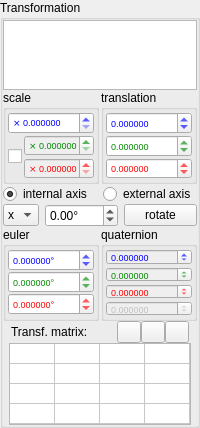
<?xml version="1.0" encoding="UTF-8"?>
<ui version="4.0">
 <class>propTransform</class>
 <widget class="QWidget" name="propTransform">
  <property name="geometry">
   <rect>
    <x>0</x>
    <y>0</y>
    <width>200</width>
    <height>428</height>
   </rect>
  </property>
  <property name="sizePolicy">
   <sizepolicy hsizetype="Preferred" vsizetype="Preferred">
    <horstretch>0</horstretch>
    <verstretch>0</verstretch>
   </sizepolicy>
  </property>
  <property name="minimumSize">
   <size>
    <width>200</width>
    <height>130</height>
   </size>
  </property>
  <property name="maximumSize">
   <size>
    <width>200</width>
    <height>16777215</height>
   </size>
  </property>
  <property name="windowTitle">
   <string>Form</string>
  </property>
  <layout class="QVBoxLayout" name="verticalLayout" stretch="0">
   <property name="spacing">
    <number>0</number>
   </property>
   <property name="leftMargin">
    <number>0</number>
   </property>
   <property name="topMargin">
    <number>0</number>
   </property>
   <property name="rightMargin">
    <number>0</number>
   </property>
   <property name="bottomMargin">
    <number>0</number>
   </property>
   <item>
    <widget class="QGroupBox" name="groupBox_5">
     <property name="minimumSize">
      <size>
       <width>200</width>
       <height>0</height>
      </size>
     </property>
     <property name="maximumSize">
      <size>
       <width>200</width>
       <height>16777215</height>
      </size>
     </property>
     <property name="title">
      <string>Transformation</string>
     </property>
     <layout class="QVBoxLayout" name="verticalLayout_11">
      <property name="spacing">
       <number>0</number>
      </property>
      <property name="leftMargin">
       <number>0</number>
      </property>
      <property name="topMargin">
       <number>0</number>
      </property>
      <property name="rightMargin">
       <number>0</number>
      </property>
      <property name="bottomMargin">
       <number>0</number>
      </property>
      <item>
       <widget class="QTreeView" name="treeView">
        <property name="enabled">
         <bool>true</bool>
        </property>
        <property name="sizePolicy">
         <sizepolicy hsizetype="Preferred" vsizetype="Preferred">
          <horstretch>0</horstretch>
          <verstretch>0</verstretch>
         </sizepolicy>
        </property>
        <property name="maximumSize">
         <size>
          <width>16777215</width>
          <height>16777215</height>
         </size>
        </property>
        <property name="font">
         <font>
          <pointsize>7</pointsize>
         </font>
        </property>
        <property name="frameShape">
         <enum>QFrame::StyledPanel</enum>
        </property>
        <property name="sizeAdjustPolicy">
         <enum>QAbstractScrollArea::AdjustToContents</enum>
        </property>
       </widget>
      </item>
      <item>
       <widget class="QWidget" name="widget_6" native="true">
        <property name="minimumSize">
         <size>
          <width>0</width>
          <height>0</height>
         </size>
        </property>
        <property name="maximumSize">
         <size>
          <width>16777215</width>
          <height>16777215</height>
         </size>
        </property>
        <layout class="QHBoxLayout" name="horizontalLayout_4">
         <property name="spacing">
          <number>2</number>
         </property>
         <property name="leftMargin">
          <number>0</number>
         </property>
         <property name="topMargin">
          <number>0</number>
         </property>
         <property name="rightMargin">
          <number>0</number>
         </property>
         <property name="bottomMargin">
          <number>0</number>
         </property>
         <item>
          <widget class="QGroupBox" name="groupBox">
           <property name="title">
            <string>scale</string>
           </property>
           <property name="checkable">
            <bool>false</bool>
           </property>
           <layout class="QVBoxLayout" name="verticalLayout_5">
            <property name="spacing">
             <number>1</number>
            </property>
            <property name="leftMargin">
             <number>2</number>
            </property>
            <property name="topMargin">
             <number>2</number>
            </property>
            <property name="rightMargin">
             <number>2</number>
            </property>
            <property name="bottomMargin">
             <number>2</number>
            </property>
            <item>
             <widget class="QDoubleSpinBox" name="scaleX">
              <property name="sizePolicy">
               <sizepolicy hsizetype="Preferred" vsizetype="Fixed">
                <horstretch>0</horstretch>
                <verstretch>0</verstretch>
               </sizepolicy>
              </property>
              <property name="font">
               <font>
                <pointsize>7</pointsize>
               </font>
              </property>
              <property name="styleSheet">
               <string notr="true">color:#00f;</string>
              </property>
              <property name="prefix">
               <string>⨯ </string>
              </property>
              <property name="decimals">
               <number>6</number>
              </property>
              <property name="minimum">
               <double>0.000000000000000</double>
              </property>
              <property name="maximum">
               <double>1000000000000000078291540404596243842305360299886116864.000000000000000</double>
              </property>
              <property name="singleStep">
               <double>0.100000000000000</double>
              </property>
             </widget>
            </item>
            <item>
             <widget class="QWidget" name="widget_8" native="true">
              <layout class="QHBoxLayout" name="horizontalLayout_6">
               <property name="spacing">
                <number>0</number>
               </property>
               <property name="leftMargin">
                <number>0</number>
               </property>
               <property name="topMargin">
                <number>0</number>
               </property>
               <property name="rightMargin">
                <number>0</number>
               </property>
               <property name="bottomMargin">
                <number>0</number>
               </property>
               <item>
                <widget class="QCheckBox" name="scaleCheck">
                 <property name="text">
                  <string/>
                 </property>
                </widget>
               </item>
               <item>
                <widget class="QWidget" name="widget_9" native="true">
                 <layout class="QVBoxLayout" name="verticalLayout_9">
                  <property name="spacing">
                   <number>2</number>
                  </property>
                  <property name="leftMargin">
                   <number>2</number>
                  </property>
                  <property name="topMargin">
                   <number>0</number>
                  </property>
                  <property name="rightMargin">
                   <number>0</number>
                  </property>
                  <property name="bottomMargin">
                   <number>0</number>
                  </property>
                  <item>
                   <widget class="QDoubleSpinBox" name="scaleY">
                    <property name="enabled">
                     <bool>false</bool>
                    </property>
                    <property name="sizePolicy">
                     <sizepolicy hsizetype="Preferred" vsizetype="Fixed">
                      <horstretch>0</horstretch>
                      <verstretch>0</verstretch>
                     </sizepolicy>
                    </property>
                    <property name="font">
                     <font>
                      <pointsize>7</pointsize>
                     </font>
                    </property>
                    <property name="styleSheet">
                     <string notr="true">color:#080;</string>
                    </property>
                    <property name="prefix">
                     <string>⨯ </string>
                    </property>
                    <property name="decimals">
                     <number>6</number>
                    </property>
                    <property name="minimum">
                     <double>0.000000000000000</double>
                    </property>
                    <property name="maximum">
                     <double>1000000000000000078291540404596243842305360299886116864.000000000000000</double>
                    </property>
                    <property name="singleStep">
                     <double>0.100000000000000</double>
                    </property>
                   </widget>
                  </item>
                  <item>
                   <widget class="QDoubleSpinBox" name="scaleZ">
                    <property name="enabled">
                     <bool>false</bool>
                    </property>
                    <property name="sizePolicy">
                     <sizepolicy hsizetype="Preferred" vsizetype="Fixed">
                      <horstretch>0</horstretch>
                      <verstretch>0</verstretch>
                     </sizepolicy>
                    </property>
                    <property name="font">
                     <font>
                      <pointsize>7</pointsize>
                     </font>
                    </property>
                    <property name="styleSheet">
                     <string notr="true">color:#f00;</string>
                    </property>
                    <property name="prefix">
                     <string>⨯ </string>
                    </property>
                    <property name="decimals">
                     <number>6</number>
                    </property>
                    <property name="minimum">
                     <double>0.000000000000000</double>
                    </property>
                    <property name="maximum">
                     <double>1000000000000000078291540404596243842305360299886116864.000000000000000</double>
                    </property>
                    <property name="singleStep">
                     <double>0.100000000000000</double>
                    </property>
                   </widget>
                  </item>
                 </layout>
                </widget>
               </item>
              </layout>
             </widget>
            </item>
           </layout>
          </widget>
         </item>
         <item>
          <widget class="QGroupBox" name="groupBox_2">
           <property name="title">
            <string>translation</string>
           </property>
           <layout class="QVBoxLayout" name="verticalLayout_6">
            <property name="spacing">
             <number>1</number>
            </property>
            <property name="leftMargin">
             <number>2</number>
            </property>
            <property name="topMargin">
             <number>2</number>
            </property>
            <property name="rightMargin">
             <number>2</number>
            </property>
            <property name="bottomMargin">
             <number>2</number>
            </property>
            <item>
             <widget class="QDoubleSpinBox" name="transX">
              <property name="sizePolicy">
               <sizepolicy hsizetype="Preferred" vsizetype="Fixed">
                <horstretch>0</horstretch>
                <verstretch>0</verstretch>
               </sizepolicy>
              </property>
              <property name="font">
               <font>
                <pointsize>7</pointsize>
               </font>
              </property>
              <property name="styleSheet">
               <string notr="true">color:#00f;</string>
              </property>
              <property name="decimals">
               <number>6</number>
              </property>
              <property name="minimum">
               <double>-1000000000000000048346692115553659057528394845890514255872.000000000000000</double>
              </property>
              <property name="maximum">
               <double>1000000000000000078291540404596243842305360299886116864.000000000000000</double>
              </property>
             </widget>
            </item>
            <item>
             <widget class="QDoubleSpinBox" name="transY">
              <property name="sizePolicy">
               <sizepolicy hsizetype="Preferred" vsizetype="Fixed">
                <horstretch>0</horstretch>
                <verstretch>0</verstretch>
               </sizepolicy>
              </property>
              <property name="font">
               <font>
                <pointsize>7</pointsize>
               </font>
              </property>
              <property name="styleSheet">
               <string notr="true">color:#080;</string>
              </property>
              <property name="decimals">
               <number>6</number>
              </property>
              <property name="minimum">
               <double>-1000000000000000048346692115553659057528394845890514255872.000000000000000</double>
              </property>
              <property name="maximum">
               <double>1000000000000000078291540404596243842305360299886116864.000000000000000</double>
              </property>
             </widget>
            </item>
            <item>
             <widget class="QDoubleSpinBox" name="transZ">
              <property name="sizePolicy">
               <sizepolicy hsizetype="Preferred" vsizetype="Fixed">
                <horstretch>0</horstretch>
                <verstretch>0</verstretch>
               </sizepolicy>
              </property>
              <property name="font">
               <font>
                <pointsize>7</pointsize>
               </font>
              </property>
              <property name="styleSheet">
               <string notr="true">color:#f00;</string>
              </property>
              <property name="decimals">
               <number>6</number>
              </property>
              <property name="minimum">
               <double>-1000000000000000048346692115553659057528394845890514255872.000000000000000</double>
              </property>
              <property name="maximum">
               <double>1000000000000000078291540404596243842305360299886116864.000000000000000</double>
              </property>
             </widget>
            </item>
           </layout>
          </widget>
         </item>
        </layout>
       </widget>
      </item>
      <item>
       <widget class="QWidget" name="widget_3" native="true">
        <property name="minimumSize">
         <size>
          <width>0</width>
          <height>0</height>
         </size>
        </property>
        <property name="maximumSize">
         <size>
          <width>16777215</width>
          <height>16777215</height>
         </size>
        </property>
        <layout class="QVBoxLayout" name="verticalLayout_2">
         <property name="spacing">
          <number>0</number>
         </property>
         <property name="leftMargin">
          <number>0</number>
         </property>
         <property name="topMargin">
          <number>0</number>
         </property>
         <property name="rightMargin">
          <number>0</number>
         </property>
         <property name="bottomMargin">
          <number>0</number>
         </property>
         <item>
          <widget class="QWidget" name="widget" native="true">
           <property name="enabled">
            <bool>true</bool>
           </property>
           <layout class="QHBoxLayout" name="horizontalLayout_2">
            <property name="leftMargin">
             <number>0</number>
            </property>
            <property name="topMargin">
             <number>0</number>
            </property>
            <property name="rightMargin">
             <number>0</number>
            </property>
            <property name="bottomMargin">
             <number>0</number>
            </property>
            <item>
             <widget class="QRadioButton" name="internalAxisRadio">
              <property name="sizePolicy">
               <sizepolicy hsizetype="Preferred" vsizetype="Fixed">
                <horstretch>0</horstretch>
                <verstretch>0</verstretch>
               </sizepolicy>
              </property>
              <property name="text">
               <string>internal axis</string>
              </property>
              <property name="checked">
               <bool>true</bool>
              </property>
             </widget>
            </item>
            <item>
             <widget class="QRadioButton" name="externalAxisRadio">
              <property name="sizePolicy">
               <sizepolicy hsizetype="Preferred" vsizetype="Fixed">
                <horstretch>0</horstretch>
                <verstretch>0</verstretch>
               </sizepolicy>
              </property>
              <property name="text">
               <string>external axis</string>
              </property>
             </widget>
            </item>
           </layout>
          </widget>
         </item>
         <item>
          <widget class="QWidget" name="widget_2" native="true">
           <layout class="QHBoxLayout" name="horizontalLayout">
            <property name="leftMargin">
             <number>0</number>
            </property>
            <property name="topMargin">
             <number>0</number>
            </property>
            <property name="rightMargin">
             <number>0</number>
            </property>
            <property name="bottomMargin">
             <number>0</number>
            </property>
            <item>
             <widget class="QComboBox" name="axisCombo">
              <property name="sizePolicy">
               <sizepolicy hsizetype="Preferred" vsizetype="Fixed">
                <horstretch>0</horstretch>
                <verstretch>0</verstretch>
               </sizepolicy>
              </property>
              <property name="maximumSize">
               <size>
                <width>16777215</width>
                <height>16777215</height>
               </size>
              </property>
              <item>
               <property name="text">
                <string>x</string>
               </property>
              </item>
              <item>
               <property name="text">
                <string>y</string>
               </property>
              </item>
              <item>
               <property name="text">
                <string>z</string>
               </property>
              </item>
             </widget>
            </item>
            <item>
             <widget class="QDoubleSpinBox" name="angleSpinBox">
              <property name="sizePolicy">
               <sizepolicy hsizetype="Preferred" vsizetype="Fixed">
                <horstretch>0</horstretch>
                <verstretch>0</verstretch>
               </sizepolicy>
              </property>
              <property name="suffix">
               <string>°</string>
              </property>
              <property name="minimum">
               <double>-10000000000000000.000000000000000</double>
              </property>
              <property name="maximum">
               <double>9999999999999.000000000000000</double>
              </property>
             </widget>
            </item>
            <item>
             <widget class="QPushButton" name="rotButton">
              <property name="sizePolicy">
               <sizepolicy hsizetype="Preferred" vsizetype="Fixed">
                <horstretch>0</horstretch>
                <verstretch>0</verstretch>
               </sizepolicy>
              </property>
              <property name="maximumSize">
               <size>
                <width>16777215</width>
                <height>16777215</height>
               </size>
              </property>
              <property name="text">
               <string>rotate</string>
              </property>
             </widget>
            </item>
           </layout>
          </widget>
         </item>
        </layout>
       </widget>
      </item>
      <item>
       <widget class="QWidget" name="widget_5" native="true">
        <layout class="QVBoxLayout" name="verticalLayout_4">
         <property name="spacing">
          <number>3</number>
         </property>
         <property name="leftMargin">
          <number>0</number>
         </property>
         <property name="topMargin">
          <number>0</number>
         </property>
         <property name="rightMargin">
          <number>0</number>
         </property>
         <property name="bottomMargin">
          <number>0</number>
         </property>
        </layout>
       </widget>
      </item>
      <item>
       <widget class="QWidget" name="widget_7" native="true">
        <property name="minimumSize">
         <size>
          <width>0</width>
          <height>0</height>
         </size>
        </property>
        <property name="maximumSize">
         <size>
          <width>16777215</width>
          <height>16777215</height>
         </size>
        </property>
        <layout class="QHBoxLayout" name="horizontalLayout_5">
         <property name="spacing">
          <number>2</number>
         </property>
         <property name="leftMargin">
          <number>0</number>
         </property>
         <property name="topMargin">
          <number>0</number>
         </property>
         <property name="rightMargin">
          <number>0</number>
         </property>
         <property name="bottomMargin">
          <number>0</number>
         </property>
         <item>
          <widget class="QGroupBox" name="groupBox_3">
           <property name="title">
            <string>euler</string>
           </property>
           <layout class="QVBoxLayout" name="verticalLayout_7" stretch="0,0,0">
            <property name="spacing">
             <number>0</number>
            </property>
            <property name="leftMargin">
             <number>2</number>
            </property>
            <property name="topMargin">
             <number>2</number>
            </property>
            <property name="rightMargin">
             <number>2</number>
            </property>
            <property name="bottomMargin">
             <number>2</number>
            </property>
            <item>
             <widget class="QDoubleSpinBox" name="eulerX">
              <property name="sizePolicy">
               <sizepolicy hsizetype="Preferred" vsizetype="Fixed">
                <horstretch>0</horstretch>
                <verstretch>0</verstretch>
               </sizepolicy>
              </property>
              <property name="font">
               <font>
                <pointsize>7</pointsize>
               </font>
              </property>
              <property name="styleSheet">
               <string notr="true">color:#00f;</string>
              </property>
              <property name="suffix">
               <string>°</string>
              </property>
              <property name="decimals">
               <number>6</number>
              </property>
              <property name="minimum">
               <double>-9999999999999999932209486743616279764617084419440640.000000000000000</double>
              </property>
              <property name="maximum">
               <double>1000000000000000078291540404596243842305360299886116864.000000000000000</double>
              </property>
             </widget>
            </item>
            <item>
             <widget class="QDoubleSpinBox" name="eulerY">
              <property name="sizePolicy">
               <sizepolicy hsizetype="Preferred" vsizetype="Fixed">
                <horstretch>0</horstretch>
                <verstretch>0</verstretch>
               </sizepolicy>
              </property>
              <property name="font">
               <font>
                <pointsize>7</pointsize>
               </font>
              </property>
              <property name="styleSheet">
               <string notr="true">color:#080;</string>
              </property>
              <property name="suffix">
               <string>°</string>
              </property>
              <property name="decimals">
               <number>6</number>
              </property>
              <property name="minimum">
               <double>-9999999999999999932209486743616279764617084419440640.000000000000000</double>
              </property>
              <property name="maximum">
               <double>1000000000000000078291540404596243842305360299886116864.000000000000000</double>
              </property>
             </widget>
            </item>
            <item>
             <widget class="QDoubleSpinBox" name="eulerZ">
              <property name="sizePolicy">
               <sizepolicy hsizetype="Preferred" vsizetype="Fixed">
                <horstretch>0</horstretch>
                <verstretch>0</verstretch>
               </sizepolicy>
              </property>
              <property name="font">
               <font>
                <pointsize>7</pointsize>
               </font>
              </property>
              <property name="styleSheet">
               <string notr="true">color:#f00;</string>
              </property>
              <property name="suffix">
               <string>°</string>
              </property>
              <property name="decimals">
               <number>6</number>
              </property>
              <property name="minimum">
               <double>-9999999999999999932209486743616279764617084419440640.000000000000000</double>
              </property>
              <property name="maximum">
               <double>1000000000000000078291540404596243842305360299886116864.000000000000000</double>
              </property>
             </widget>
            </item>
           </layout>
          </widget>
         </item>
         <item>
          <widget class="QGroupBox" name="groupBox_4">
           <property name="title">
            <string>quaternion</string>
           </property>
           <layout class="QVBoxLayout" name="verticalLayout_8">
            <property name="spacing">
             <number>2</number>
            </property>
            <property name="leftMargin">
             <number>2</number>
            </property>
            <property name="topMargin">
             <number>2</number>
            </property>
            <property name="rightMargin">
             <number>2</number>
            </property>
            <property name="bottomMargin">
             <number>2</number>
            </property>
            <item>
             <widget class="QDoubleSpinBox" name="quatX">
              <property name="enabled">
               <bool>false</bool>
              </property>
              <property name="sizePolicy">
               <sizepolicy hsizetype="Preferred" vsizetype="Fixed">
                <horstretch>0</horstretch>
                <verstretch>0</verstretch>
               </sizepolicy>
              </property>
              <property name="font">
               <font>
                <pointsize>7</pointsize>
               </font>
              </property>
              <property name="styleSheet">
               <string notr="true">color:#00f;</string>
              </property>
              <property name="decimals">
               <number>6</number>
              </property>
              <property name="minimum">
               <double>-100000000000000007629769841091887003294964970946560.000000000000000</double>
              </property>
              <property name="maximum">
               <double>999999999999999993220948674361627976461708441944064.000000000000000</double>
              </property>
             </widget>
            </item>
            <item>
             <widget class="QDoubleSpinBox" name="quatY">
              <property name="enabled">
               <bool>false</bool>
              </property>
              <property name="sizePolicy">
               <sizepolicy hsizetype="Preferred" vsizetype="Fixed">
                <horstretch>0</horstretch>
                <verstretch>0</verstretch>
               </sizepolicy>
              </property>
              <property name="font">
               <font>
                <pointsize>7</pointsize>
               </font>
              </property>
              <property name="styleSheet">
               <string notr="true">color:#080;</string>
              </property>
              <property name="decimals">
               <number>6</number>
              </property>
              <property name="minimum">
               <double>-100000000000000007629769841091887003294964970946560.000000000000000</double>
              </property>
              <property name="maximum">
               <double>999999999999999993220948674361627976461708441944064.000000000000000</double>
              </property>
             </widget>
            </item>
            <item>
             <widget class="QDoubleSpinBox" name="quatZ">
              <property name="enabled">
               <bool>false</bool>
              </property>
              <property name="sizePolicy">
               <sizepolicy hsizetype="Preferred" vsizetype="Fixed">
                <horstretch>0</horstretch>
                <verstretch>0</verstretch>
               </sizepolicy>
              </property>
              <property name="font">
               <font>
                <pointsize>7</pointsize>
               </font>
              </property>
              <property name="styleSheet">
               <string notr="true">color:#f00;</string>
              </property>
              <property name="decimals">
               <number>6</number>
              </property>
              <property name="minimum">
               <double>-100000000000000007629769841091887003294964970946560.000000000000000</double>
              </property>
              <property name="maximum">
               <double>999999999999999993220948674361627976461708441944064.000000000000000</double>
              </property>
             </widget>
            </item>
            <item>
             <widget class="QDoubleSpinBox" name="quatW">
              <property name="enabled">
               <bool>false</bool>
              </property>
              <property name="sizePolicy">
               <sizepolicy hsizetype="Preferred" vsizetype="Fixed">
                <horstretch>0</horstretch>
                <verstretch>0</verstretch>
               </sizepolicy>
              </property>
              <property name="font">
               <font>
                <pointsize>7</pointsize>
               </font>
              </property>
              <property name="prefix">
               <string/>
              </property>
              <property name="decimals">
               <number>6</number>
              </property>
              <property name="minimum">
               <double>-100000000000000007629769841091887003294964970946560.000000000000000</double>
              </property>
              <property name="maximum">
               <double>999999999999999993220948674361627976461708441944064.000000000000000</double>
              </property>
             </widget>
            </item>
           </layout>
          </widget>
         </item>
        </layout>
       </widget>
      </item>
      <item>
       <widget class="QWidget" name="widget" native="true">
        <property name="sizePolicy">
         <sizepolicy hsizetype="Preferred" vsizetype="Preferred">
          <horstretch>0</horstretch>
          <verstretch>0</verstretch>
         </sizepolicy>
        </property>
        <property name="minimumSize">
         <size>
          <width>0</width>
          <height>0</height>
         </size>
        </property>
        <property name="maximumSize">
         <size>
          <width>16777215</width>
          <height>16777215</height>
         </size>
        </property>
        <layout class="QVBoxLayout" name="verticalLayout_3">
         <property name="spacing">
          <number>0</number>
         </property>
         <property name="leftMargin">
          <number>0</number>
         </property>
         <property name="topMargin">
          <number>0</number>
         </property>
         <property name="rightMargin">
          <number>0</number>
         </property>
         <property name="bottomMargin">
          <number>0</number>
         </property>
         <item>
          <widget class="QWidget" name="widget_4" native="true">
           <property name="sizePolicy">
            <sizepolicy hsizetype="Preferred" vsizetype="Preferred">
             <horstretch>0</horstretch>
             <verstretch>0</verstretch>
            </sizepolicy>
           </property>
           <property name="maximumSize">
            <size>
             <width>16777215</width>
             <height>48</height>
            </size>
           </property>
           <layout class="QHBoxLayout" name="horizontalLayout_3">
            <property name="spacing">
             <number>0</number>
            </property>
            <property name="leftMargin">
             <number>8</number>
            </property>
            <property name="topMargin">
             <number>0</number>
            </property>
            <property name="rightMargin">
             <number>8</number>
            </property>
            <property name="bottomMargin">
             <number>0</number>
            </property>
            <item>
             <widget class="QLabel" name="matrixLabel">
              <property name="text">
               <string>Transf. matrix:</string>
              </property>
              <property name="alignment">
               <set>Qt::AlignLeading|Qt::AlignLeft|Qt::AlignVCenter</set>
              </property>
             </widget>
            </item>
            <item>
             <widget class="QPushButton" name="clearButton">
              <property name="maximumSize">
               <size>
                <width>24</width>
                <height>16777215</height>
               </size>
              </property>
              <property name="toolTip">
               <string>clear transformation</string>
              </property>
              <property name="text">
               <string/>
              </property>
              <property name="icon">
               <iconset resource="dpVision.qrc">
                <normaloff>:/icons/Erase.ico</normaloff>:/icons/Erase.ico</iconset>
              </property>
             </widget>
            </item>
            <item>
             <widget class="QPushButton" name="copyButton">
              <property name="maximumSize">
               <size>
                <width>24</width>
                <height>16777215</height>
               </size>
              </property>
              <property name="toolTip">
               <string>copy matrix to clipboard</string>
              </property>
              <property name="text">
               <string/>
              </property>
              <property name="icon">
               <iconset resource="dpVision.qrc">
                <normaloff>:/icons/Copy.ico</normaloff>:/icons/Copy.ico</iconset>
              </property>
              <property name="iconSize">
               <size>
                <width>16</width>
                <height>16</height>
               </size>
              </property>
             </widget>
            </item>
            <item>
             <widget class="QPushButton" name="pasteButton">
              <property name="maximumSize">
               <size>
                <width>24</width>
                <height>16777215</height>
               </size>
              </property>
              <property name="toolTip">
               <string>paste matrix from clipboard</string>
              </property>
              <property name="text">
               <string/>
              </property>
              <property name="icon">
               <iconset resource="dpVision.qrc">
                <normaloff>:/icons/Paste.ico</normaloff>:/icons/Paste.ico</iconset>
              </property>
             </widget>
            </item>
           </layout>
          </widget>
         </item>
        </layout>
       </widget>
      </item>
      <item>
       <widget class="QWidget" name="widget_10" native="true">
        <layout class="QHBoxLayout" name="horizontalLayout_9">
         <property name="leftMargin">
          <number>0</number>
         </property>
         <property name="topMargin">
          <number>0</number>
         </property>
         <property name="rightMargin">
          <number>0</number>
         </property>
         <property name="bottomMargin">
          <number>0</number>
         </property>
         <item>
          <widget class="QTableWidget" name="matrixTable">
           <property name="sizePolicy">
            <sizepolicy hsizetype="Preferred" vsizetype="Fixed">
             <horstretch>0</horstretch>
             <verstretch>0</verstretch>
            </sizepolicy>
           </property>
           <property name="minimumSize">
            <size>
             <width>182</width>
             <height>82</height>
            </size>
           </property>
           <property name="maximumSize">
            <size>
             <width>182</width>
             <height>82</height>
            </size>
           </property>
           <property name="font">
            <font>
             <pointsize>7</pointsize>
            </font>
           </property>
           <property name="frameShape">
            <enum>QFrame::StyledPanel</enum>
           </property>
           <property name="frameShadow">
            <enum>QFrame::Sunken</enum>
           </property>
           <property name="verticalScrollBarPolicy">
            <enum>Qt::ScrollBarAlwaysOff</enum>
           </property>
           <property name="horizontalScrollBarPolicy">
            <enum>Qt::ScrollBarAlwaysOff</enum>
           </property>
           <property name="autoScroll">
            <bool>false</bool>
           </property>
           <property name="dragDropOverwriteMode">
            <bool>false</bool>
           </property>
           <property name="textElideMode">
            <enum>Qt::ElideNone</enum>
           </property>
           <property name="gridStyle">
            <enum>Qt::SolidLine</enum>
           </property>
           <property name="wordWrap">
            <bool>false</bool>
           </property>
           <property name="cornerButtonEnabled">
            <bool>false</bool>
           </property>
           <property name="rowCount">
            <number>4</number>
           </property>
           <property name="columnCount">
            <number>4</number>
           </property>
           <attribute name="horizontalHeaderVisible">
            <bool>false</bool>
           </attribute>
           <attribute name="horizontalHeaderMinimumSectionSize">
            <number>45</number>
           </attribute>
           <attribute name="horizontalHeaderDefaultSectionSize">
            <number>45</number>
           </attribute>
           <attribute name="horizontalHeaderHighlightSections">
            <bool>false</bool>
           </attribute>
           <attribute name="verticalHeaderVisible">
            <bool>false</bool>
           </attribute>
           <attribute name="verticalHeaderMinimumSectionSize">
            <number>20</number>
           </attribute>
           <attribute name="verticalHeaderDefaultSectionSize">
            <number>20</number>
           </attribute>
           <attribute name="verticalHeaderHighlightSections">
            <bool>false</bool>
           </attribute>
           <row/>
           <row/>
           <row/>
           <row/>
           <column/>
           <column/>
           <column/>
           <column/>
          </widget>
         </item>
        </layout>
       </widget>
      </item>
     </layout>
    </widget>
   </item>
  </layout>
 </widget>
 <resources>
  <include location="dpVision.qrc"/>
 </resources>
 <connections>
  <connection>
   <sender>clearButton</sender>
   <signal>clicked()</signal>
   <receiver>propTransform</receiver>
   <slot>clearMatrix()</slot>
   <hints>
    <hint type="sourcelabel">
     <x>127</x>
     <y>427</y>
    </hint>
    <hint type="destinationlabel">
     <x>99</x>
     <y>414</y>
    </hint>
   </hints>
  </connection>
  <connection>
   <sender>copyButton</sender>
   <signal>clicked()</signal>
   <receiver>propTransform</receiver>
   <slot>copyToClipboard()</slot>
   <hints>
    <hint type="sourcelabel">
     <x>151</x>
     <y>427</y>
    </hint>
    <hint type="destinationlabel">
     <x>99</x>
     <y>414</y>
    </hint>
   </hints>
  </connection>
  <connection>
   <sender>pasteButton</sender>
   <signal>clicked()</signal>
   <receiver>propTransform</receiver>
   <slot>pasteFromClipboard()</slot>
   <hints>
    <hint type="sourcelabel">
     <x>175</x>
     <y>427</y>
    </hint>
    <hint type="destinationlabel">
     <x>99</x>
     <y>414</y>
    </hint>
   </hints>
  </connection>
  <connection>
   <sender>rotButton</sender>
   <signal>clicked()</signal>
   <receiver>propTransform</receiver>
   <slot>onRotButton()</slot>
   <hints>
    <hint type="sourcelabel">
     <x>169</x>
     <y>222</y>
    </hint>
    <hint type="destinationlabel">
     <x>99</x>
     <y>190</y>
    </hint>
   </hints>
  </connection>
  <connection>
   <sender>eulerX</sender>
   <signal>valueChanged(double)</signal>
   <receiver>propTransform</receiver>
   <slot>changedEul(double)</slot>
   <hints>
    <hint type="sourcelabel">
     <x>52</x>
     <y>196</y>
    </hint>
    <hint type="destinationlabel">
     <x>99</x>
     <y>239</y>
    </hint>
   </hints>
  </connection>
  <connection>
   <sender>eulerY</sender>
   <signal>valueChanged(double)</signal>
   <receiver>propTransform</receiver>
   <slot>changedEul(double)</slot>
   <hints>
    <hint type="sourcelabel">
     <x>52</x>
     <y>222</y>
    </hint>
    <hint type="destinationlabel">
     <x>99</x>
     <y>239</y>
    </hint>
   </hints>
  </connection>
  <connection>
   <sender>eulerZ</sender>
   <signal>valueChanged(double)</signal>
   <receiver>propTransform</receiver>
   <slot>changedEul(double)</slot>
   <hints>
    <hint type="sourcelabel">
     <x>52</x>
     <y>248</y>
    </hint>
    <hint type="destinationlabel">
     <x>99</x>
     <y>239</y>
    </hint>
   </hints>
  </connection>
  <connection>
   <sender>transX</sender>
   <signal>valueChanged(double)</signal>
   <receiver>propTransform</receiver>
   <slot>changedTra(double)</slot>
   <hints>
    <hint type="sourcelabel">
     <x>145</x>
     <y>304</y>
    </hint>
    <hint type="destinationlabel">
     <x>99</x>
     <y>239</y>
    </hint>
   </hints>
  </connection>
  <connection>
   <sender>transY</sender>
   <signal>valueChanged(double)</signal>
   <receiver>propTransform</receiver>
   <slot>changedTra(double)</slot>
   <hints>
    <hint type="sourcelabel">
     <x>145</x>
     <y>324</y>
    </hint>
    <hint type="destinationlabel">
     <x>99</x>
     <y>239</y>
    </hint>
   </hints>
  </connection>
  <connection>
   <sender>transZ</sender>
   <signal>valueChanged(double)</signal>
   <receiver>propTransform</receiver>
   <slot>changedTra(double)</slot>
   <hints>
    <hint type="sourcelabel">
     <x>145</x>
     <y>344</y>
    </hint>
    <hint type="destinationlabel">
     <x>99</x>
     <y>239</y>
    </hint>
   </hints>
  </connection>
  <connection>
   <sender>scaleZ</sender>
   <signal>valueChanged(double)</signal>
   <receiver>propTransform</receiver>
   <slot>changedSca(double)</slot>
   <hints>
    <hint type="sourcelabel">
     <x>53</x>
     <y>344</y>
    </hint>
    <hint type="destinationlabel">
     <x>99</x>
     <y>239</y>
    </hint>
   </hints>
  </connection>
  <connection>
   <sender>scaleY</sender>
   <signal>valueChanged(double)</signal>
   <receiver>propTransform</receiver>
   <slot>changedSca(double)</slot>
   <hints>
    <hint type="sourcelabel">
     <x>53</x>
     <y>324</y>
    </hint>
    <hint type="destinationlabel">
     <x>99</x>
     <y>239</y>
    </hint>
   </hints>
  </connection>
  <connection>
   <sender>scaleX</sender>
   <signal>valueChanged(double)</signal>
   <receiver>propTransform</receiver>
   <slot>changedSca(double)</slot>
   <hints>
    <hint type="sourcelabel">
     <x>53</x>
     <y>304</y>
    </hint>
    <hint type="destinationlabel">
     <x>99</x>
     <y>239</y>
    </hint>
   </hints>
  </connection>
  <connection>
   <sender>scaleCheck</sender>
   <signal>stateChanged(int)</signal>
   <receiver>propTransform</receiver>
   <slot>onScaleCheck(int)</slot>
   <hints>
    <hint type="sourcelabel">
     <x>20</x>
     <y>334</y>
    </hint>
    <hint type="destinationlabel">
     <x>99</x>
     <y>239</y>
    </hint>
   </hints>
  </connection>
 </connections>
 <slots>
  <slot>changedEul(double)</slot>
  <slot>changedTra(double)</slot>
  <slot>changedSca(double)</slot>
  <slot>changedQua(double)</slot>
  <slot>clearMatrix()</slot>
  <slot>copyToClipboard()</slot>
  <slot>pasteFromClipboard()</slot>
  <slot>onRotButton()</slot>
  <slot>onScaleCheck(int)</slot>
 </slots>
</ui>
